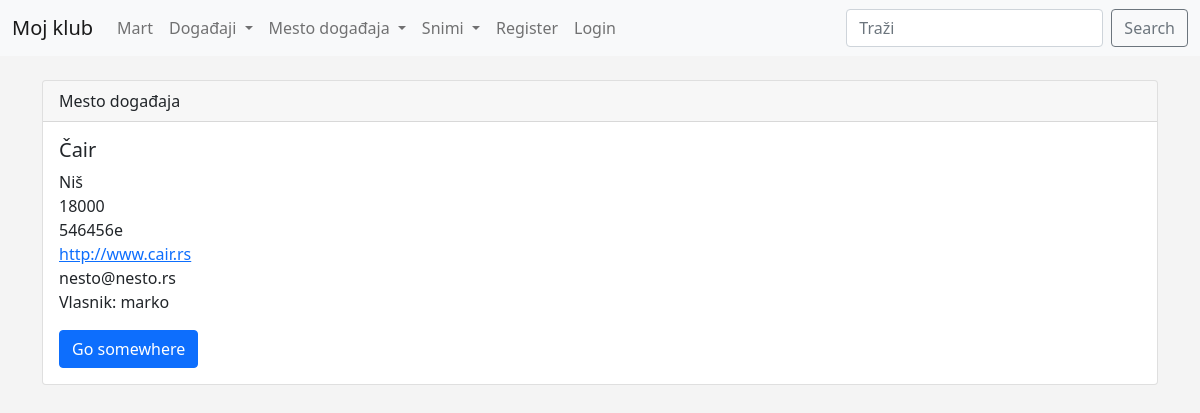
/show_venue/3, run on an earlier commit of the app's database.
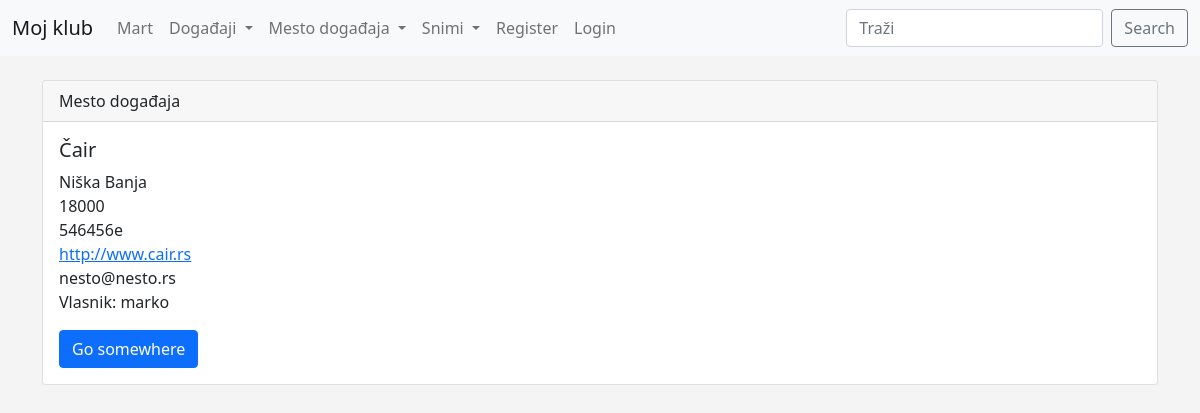
And on a later commit of the database.
### events/models.py (models this page shows)
class Venue(models.Model):
    ime = models.CharField("Naziv Mesta", max_length=120)
    adresa =models.CharField("Adresa Mesta", max_length=300)
    pos_broj =models.CharField("poštanski Broj", max_length=15)
    telefon = models.CharField("Kontakt Telefon", max_length=30, blank=True)
    web = models.URLField("Web Adresa", blank=True)
    email =models.EmailField("Email Adresa", blank=True)
    vlasnik= models.IntegerField("Vlasnik događaja", blank=False, default=1)
    def __str__(self):
        return self.ime

### events/views.py (the view)
# urls.py: path('show_venue/<venue_id>', views.show_venue, name="show-venue"),
def show_venue(request, venue_id):
    venue = Venue.objects.get(pk=venue_id)
    venue_vlasnik = User.objects.get(pk=venue.vlasnik)
    return render(request, 'events/show_venue.html', {'venue':venue, "venue_vlasnik":venue_vlasnik})

### events/templates/events/show_venue.html
{% extends 'events/base.html' %}
    {% block content %}
    <div class="card">
        <div class="card-header">
            Mesto događaja
        </div>
        <div class="card-body">
          <h5 class="card-title">{{ venue }}</h5>
          <p class="card-text">
            {{ venue.adresa }}<br/>
    {{ venue.pos_broj }}<br/>
    {{ venue.telefon }}<br/>
    <a href="{{ venue.web }}">{{ venue.web }}</a><br/>
    {{ venue.email }}<br/>
    Vlasnik: {{ venue_vlasnik }}
          </p>
          <a href="#" class="btn btn-primary">Go somewhere</a>
        </div>
      </div>
    {% endblock %}

What changed in the data, as far as the page shows it:
changed Venue "Čair": adresa "Niš" → "Niška Banja"
